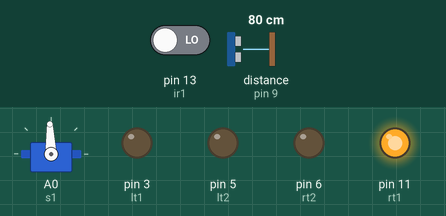
Simulated run of this sketch. Board: Arduino Uno, built with avr-gcc and run on an emulated ATmega328P. On the bench: servo, output pins drawn as LEDs (lit = HIGH). Wiring (inferred from the names in the program): ultrasonic range finder: trigger pin 8; echo pin 9. The inputs (shaded band) are chosen by the test bench; at power-on: distance to the obstacle (sensor on pin 9) 80 cm, pin 13 (ir1) LOW. The echo pulse lasts 58.3 µs per cm; pins used as bus, display or sensor lines are not drawn.

Above: at 1.2 s.
1.3 s: distance to the obstacle (sensor on pin 9) set to 19 cm
2.8 s: distance to the obstacle (sensor on pin 9) set to 15 cm
At 4.2 s:
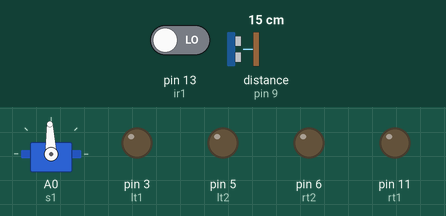
5.8 s: distance to the obstacle (sensor on pin 9) set to 18 cm
At 6.8 s:
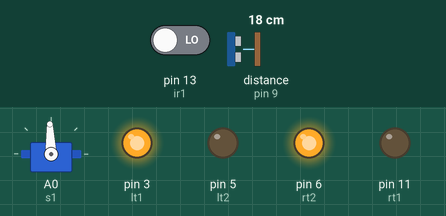
8.4 s: distance to the obstacle (sensor on pin 9) set to 2 cm
At 8.8 s:
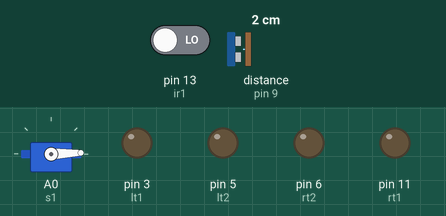
11.4 s: distance to the obstacle (sensor on pin 9) set to 35 cm
At 13.4 s:
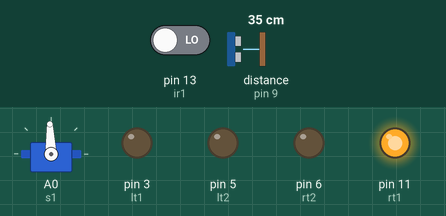
Timing chart, 0 to 14.9 s (numbered marks = the images above; inputs shaded):
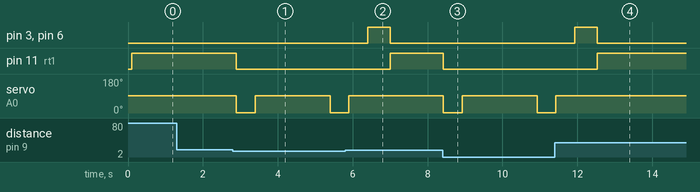

The sketch:

project_WAFORIS.ino
```cpp
#include<Servo.h>
Servo s1;
int lt1 = 3;
int lt2 = 5;
int rt2 = 6;
int rt1 = 11;
int ir1 = 13;
int x = 0;
int sp = 255;
int trig = 8;
int echo = 9;
long duration;
int distance;


void setup() {
  // put your setup code here, to run once:
pinMode(rt1,OUTPUT);
pinMode(rt2,OUTPUT);
pinMode(lt1,OUTPUT);
pinMode(lt2,OUTPUT);
s1.attach(A0);
Serial.begin(9600);
s1.write(92);
pinMode(echo,INPUT);
pinMode(trig,OUTPUT);
}

void loop() {
  // put your main code here, to run repeatedly:
chk_obstacle();
if(distance<16)
{
  stp();
  s1.write(2);
  delay(500);
  chk_obstacle();
  if(distance<16)
  {
    s1.write(92);
    delay(2000);
    stp();
  }
  else
  {
    s1.write(92);
    delay(500);
    right();
    delay(500);
    follow();
  }
}
else
{
  follow();
}
}
void chk_obstacle()
{

 digitalWrite(trig,LOW);
 delayMicroseconds(2);
 digitalWrite(trig,HIGH);
 delayMicroseconds(10);
 digitalWrite(trig,LOW);
 delayMicroseconds(2);
 duration=pulseIn(echo,HIGH);
 distance=duration*0.034/2;
}

void follow()
{
  x = digitalRead(ir1);
  delay(100);
  if(x == HIGH)
  {
    stpright();
  }
  else
  {
    stpleft();
  }
}

void forward()
{
  digitalWrite(rt1,sp);
  digitalWrite(rt2,LOW);
  digitalWrite(lt1,sp);
  digitalWrite(lt2,LOW);
}

void backward()
{
  digitalWrite(rt1,LOW);
  digitalWrite(rt2,sp);
  digitalWrite(lt1,LOW);
  digitalWrite(lt2,sp);
}

void right()
{
  digitalWrite(rt1,LOW);
  digitalWrite(rt2,sp);
  digitalWrite(lt1,sp);
  digitalWrite(lt2,LOW);
}

void left()
{
  digitalWrite(rt1,sp);
  digitalWrite(rt2,LOW);
  digitalWrite(lt1,LOW);
  digitalWrite(lt2,sp);
}

void stpright()
{
  digitalWrite(rt1,LOW);
  digitalWrite(rt2,1);
  digitalWrite(lt1,225);
  digitalWrite(lt2,LOW);
}

void stpleft()
{
  digitalWrite(rt1,sp);
  digitalWrite(rt2,LOW);
  digitalWrite(lt1,LOW);
  digitalWrite(lt2,LOW);
}

void stp()
{
  digitalWrite(rt1,LOW);
  digitalWrite(rt2,LOW);
  digitalWrite(lt1,LOW);
  digitalWrite(lt2,LOW);
}
```

Measured:
- the behaviour switches between 17 and 16 cm on distance to the obstacle (sensor on pin 9) (found by bisection; images 0 and 1)
- after the input at 1.3 s, every drawn part: stays the same
- after the input at 2.8 s, pin 11 (rt1): HIGH → LOW after 0.09 s; servo on A0 (s1): 92° → 2° after 0.09 s, → 92° 0.50 s later, → 2° 2.0 s later
- after the input at 5.8 s, pin 3 (lt1), pin 6 (rt2): LOW → HIGH after 0.60 s, → LOW 0.60 s later; pin 11 (rt1): LOW → HIGH after 1.2 s; servo on A0 (s1): goes on until 5.9 s, then stays 92°
- after the input at 8.4 s, pin 11 (rt1): HIGH → LOW at once; servo on A0 (s1): 92° → 2° at once, → 92° 0.50 s later, → 2° 2.0 s later
- after the input at 11.4 s, pin 3 (lt1), pin 6 (rt2): LOW → HIGH after 0.53 s, → LOW 0.60 s later; pin 11 (rt1): LOW → HIGH after 1.1 s; servo on A0 (s1): goes on until 11.4 s, then stays 92°
